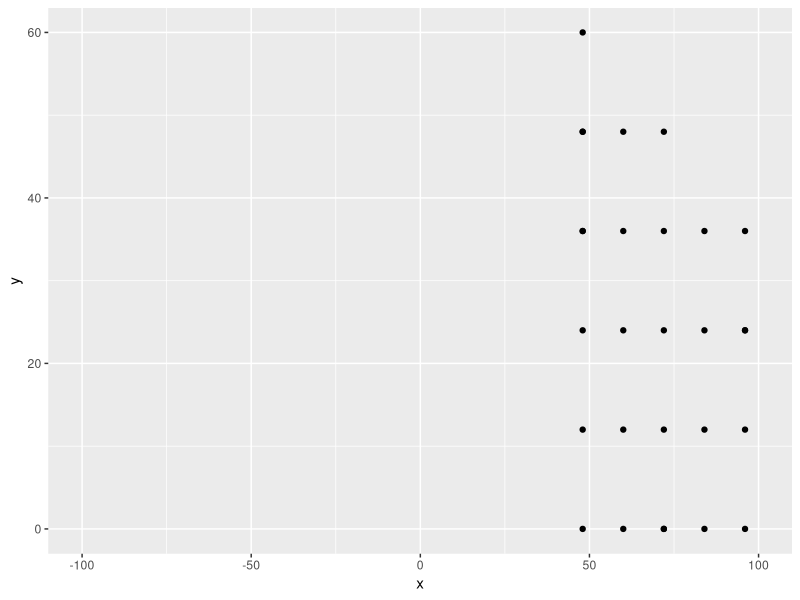
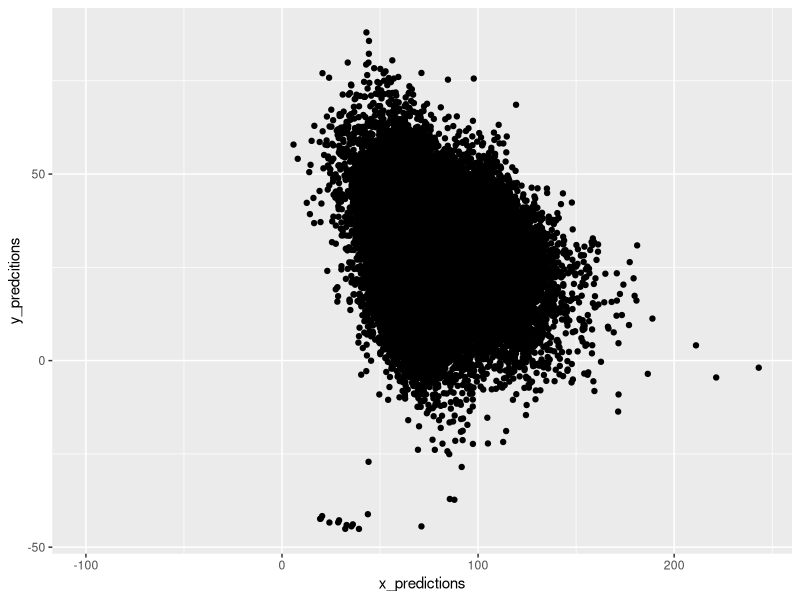

The R source for these figures, in order:
library("ggplot2")

max = 100

png("./training_graph.png")
train_graph <- read.csv('./training_data.csv',header=T)
qplot(x,y,data=train_graph,xmin = -max,xmax= max)
dev.off()

png("./predictions_graph.png")
predictions <- read.csv('./predictions.csv',header=T)
qplot(x_predictions,y_predcitions,data=predictions, xmin = -max,xmax= max)
dev.off()